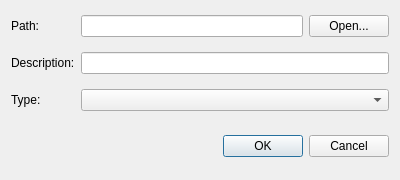
<?xml version="1.0" encoding="UTF-8"?>
<ui version="4.0">
 <class>Dialog</class>
 <widget class="QDialog" name="Dialog">
  <property name="geometry">
   <rect>
    <x>0</x>
    <y>0</y>
    <width>400</width>
    <height>180</height>
   </rect>
  </property>
  <property name="windowTitle">
   <string>Dialog</string>
  </property>
  <property name="modal">
   <bool>true</bool>
  </property>
  <layout class="QFormLayout" name="formLayout">
   <property name="verticalSpacing">
    <number>15</number>
   </property>
   <property name="topMargin">
    <number>15</number>
   </property>
   <item row="0" column="0">
    <widget class="QLabel" name="pathLabel">
     <property name="text">
      <string>Path:</string>
     </property>
    </widget>
   </item>
   <item row="1" column="0">
    <widget class="QLabel" name="descLabel">
     <property name="text">
      <string>Description:</string>
     </property>
    </widget>
   </item>
   <item row="1" column="1">
    <widget class="QLineEdit" name="descLineEdit"/>
   </item>
   <item row="2" column="0">
    <widget class="QLabel" name="imgTypeLabel">
     <property name="text">
      <string>Type:</string>
     </property>
    </widget>
   </item>
   <item row="2" column="1">
    <widget class="QComboBox" name="imgTypeComboBox"/>
   </item>
   <item row="3" column="0" colspan="2">
    <widget class="QDialogButtonBox" name="buttonBox">
     <property name="minimumSize">
      <size>
       <width>0</width>
       <height>40</height>
      </size>
     </property>
     <property name="orientation">
      <enum>Qt::Horizontal</enum>
     </property>
     <property name="standardButtons">
      <set>QDialogButtonBox::Cancel|QDialogButtonBox::Ok</set>
     </property>
    </widget>
   </item>
   <item row="0" column="1">
    <widget class="QWidget" name="widget" native="true">
     <layout class="QHBoxLayout" name="horizontalLayout">
      <property name="leftMargin">
       <number>0</number>
      </property>
      <property name="topMargin">
       <number>0</number>
      </property>
      <property name="rightMargin">
       <number>0</number>
      </property>
      <property name="bottomMargin">
       <number>0</number>
      </property>
      <item>
       <widget class="QLineEdit" name="pathLineEdit"/>
      </item>
      <item>
       <widget class="QPushButton" name="openButton">
        <property name="text">
         <string>Open...</string>
        </property>
       </widget>
      </item>
     </layout>
    </widget>
   </item>
  </layout>
 </widget>
 <tabstops>
  <tabstop>pathLineEdit</tabstop>
  <tabstop>openButton</tabstop>
  <tabstop>descLineEdit</tabstop>
  <tabstop>imgTypeComboBox</tabstop>
 </tabstops>
 <resources/>
 <connections>
  <connection>
   <sender>buttonBox</sender>
   <signal>accepted()</signal>
   <receiver>Dialog</receiver>
   <slot>accept()</slot>
   <hints>
    <hint type="sourcelabel">
     <x>248</x>
     <y>254</y>
    </hint>
    <hint type="destinationlabel">
     <x>157</x>
     <y>274</y>
    </hint>
   </hints>
  </connection>
  <connection>
   <sender>buttonBox</sender>
   <signal>rejected()</signal>
   <receiver>Dialog</receiver>
   <slot>reject()</slot>
   <hints>
    <hint type="sourcelabel">
     <x>316</x>
     <y>260</y>
    </hint>
    <hint type="destinationlabel">
     <x>286</x>
     <y>274</y>
    </hint>
   </hints>
  </connection>
 </connections>
</ui>
